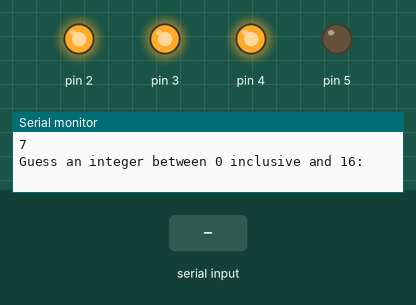
Simulated run of this sketch. Board: Arduino Uno, built with avr-gcc and run on an emulated ATmega328P. On the bench: output pins drawn as LEDs (lit = HIGH), the last lines printed to the serial monitor. The test bench sets the inputs (shaded band). Random numbers use the default seed unless the sketch sets one.

Above: at 1.2 s.
1.3 s: "90,45\n" received over Serial
At 2.6 s:
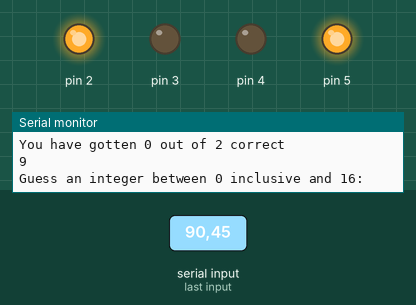
2.9 s: "30,150\n" received over Serial
At 4.0 s:
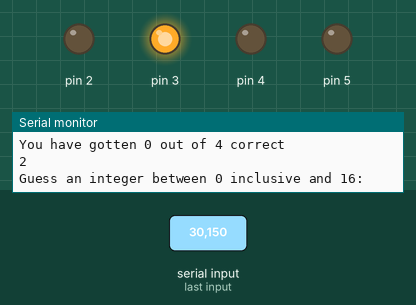
4.5 s: "0\n" received over Serial
At 5.5 s:
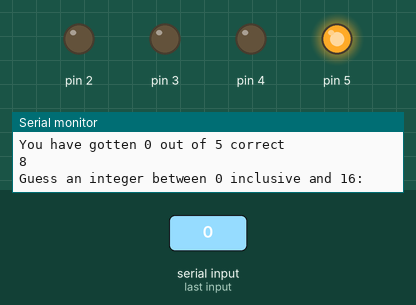
6.0 s: "90,45\n" received over Serial
At 7.3 s:
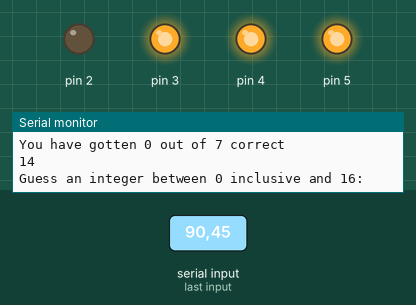
7.6 s: "5\n" received over Serial
At 7.9 s:
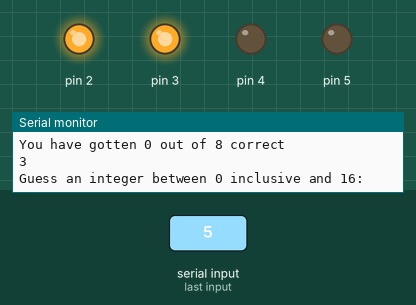
9.1 s: "90\n" received over Serial
At 10.2 s:
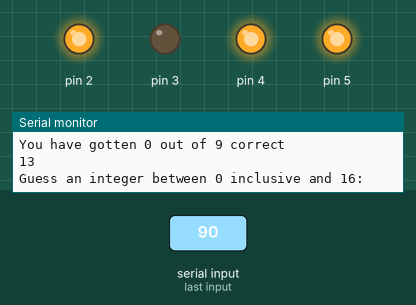
Timing chart, 0 to 11.6 s (numbered marks = the images above; inputs shaded):
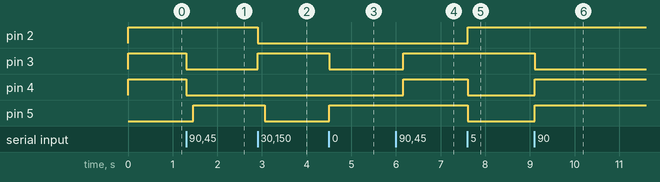

The sketch:

binary_game.ino
```cpp
// Set up Global variable
int NL = 4;

// Set up Global variables to track correct and total guesses
int correct = 0;
int total = 0;

void setup()
{
  // Start Serial Monitor
  Serial.begin(9600);
  // Initialize pins for lights and set low (off)
  for (int light = 2; light <= NL + 1; light++)
  {
    pinMode(light, OUTPUT);
    digitalWrite(light, LOW);
  }
}

void loop(){
  int n = random(0,16);
  Serial.println(n);
	send_to_lights(n);
	delay(100);

  Serial.println("Guess an integer between 0 inclusive and 16: ");
  // Check whether there is information on the Serial Monitor
  while (Serial.available() == 0)
  {
  }
  // Once there is information on the Serial Monitor
  // grab it, convert the information to an integer, and store it
  int guess = Serial.parseInt();
  // get rid of extra carriage return
  char blah = Serial.read();
  // Increment the total number of times the game has been played
  total = total + 1;
  // Check to see if the answer is correct; keep track if it is
  if (guess==n)
  {
    Serial.print("Correct! ");
    correct = correct + 1;
  }
  else
  {
    Serial.print("Incorrect! ");
  }
  // Print the rest of the message to the user
  Serial.print("The answer was: ");
  Serial.println(n);
  Serial.print("You have gotten ");
  Serial.print(correct);
  Serial.print(" out of ");
  Serial.print(total);
  Serial.println(" correct");
}

void send_to_lights(int val)
{
  for (int light = 2; light <= NL + 1; light++)
  {
    digitalWrite(light, bitRead(val, light - 2));
  }
}
```

Measured:
- after the input at 1.3 s, pin 3, pin 4: HIGH → LOW at once; pin 5: LOW → HIGH after 0.16 s
- after the input at 2.9 s, pin 2: HIGH → LOW at once; pin 3: LOW → HIGH at once; pin 5: HIGH → LOW after 0.16 s
- after the input at 4.5 s, pin 3: HIGH → LOW at once; pin 5: LOW → HIGH at once
- after the input at 6.0 s, pin 3, pin 4: LOW → HIGH after 0.16 s
- after the input at 7.6 s, pin 2: LOW → HIGH at once; pin 4, pin 5: HIGH → LOW at once
- after the input at 9.1 s, pin 3: HIGH → LOW at once; pin 4, pin 5: LOW → HIGH at once
